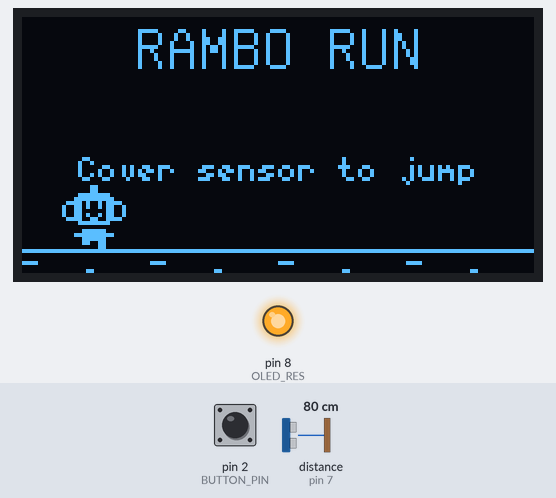
Bench run of a sketch on a simulated Arduino Uno, built with avr-gcc and run on an emulated ATmega328P. Parts: 128×64 one-colour display, output pins drawn as LEDs (lit = HIGH). The inputs (shaded band) are chosen by the test bench; at power-on: pin 2 (BUTTON_PIN) HIGH, distance to the obstacle (sensor on pin 7) 80 cm. The echo pulse lasts 58.3 µs per cm; random numbers use the default seed unless the sketch sets one; EEPROM starts erased; pins used as bus, display or sensor lines are not drawn.

Above: at 1.2 s.
1.3 s: pin 2 (BUTTON_PIN) pulled LOW for 0.15 s
At 1.65 s:
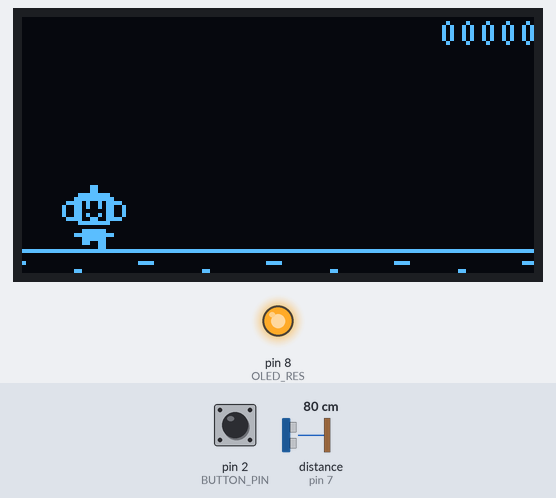
2.0 s: distance to the obstacle (sensor on pin 7) set to 2 cm
At 2.15 s:
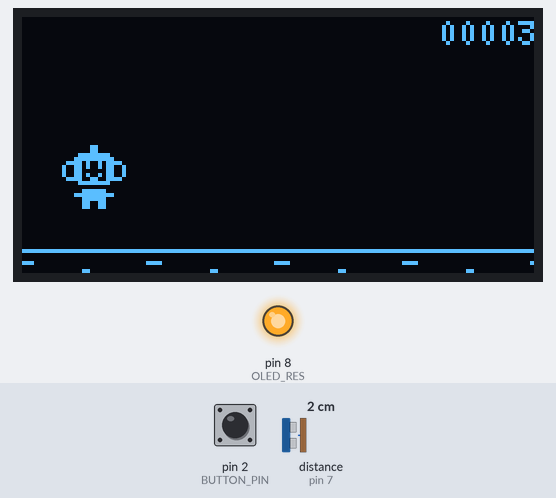
3.9 s: distance to the obstacle (sensor on pin 7) set to 18 cm
At 4.7 s:
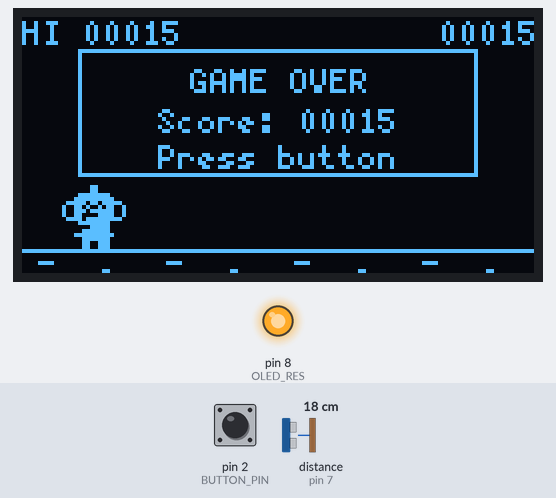
5.8 s: pin 2 (BUTTON_PIN) pulled LOW for 1 s
At 7.4 s:
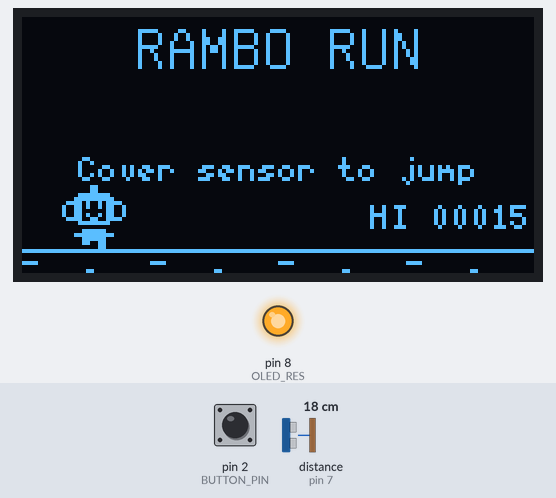
9.1 s: pin 2 (BUTTON_PIN) pulled LOW for 0.15 s
At 9.68 s:
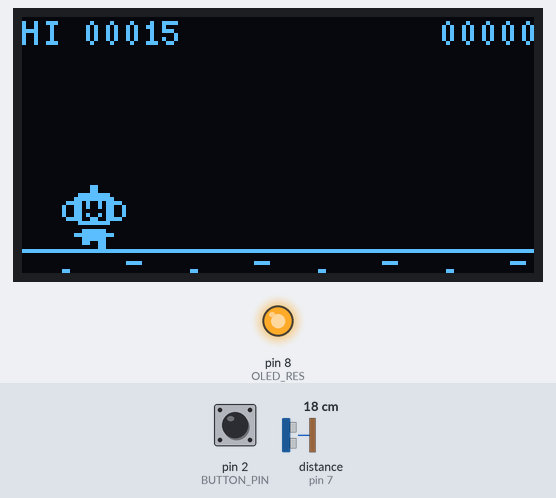
9.8 s: distance to the obstacle (sensor on pin 7) set to 2 cm
At 10.11 s:
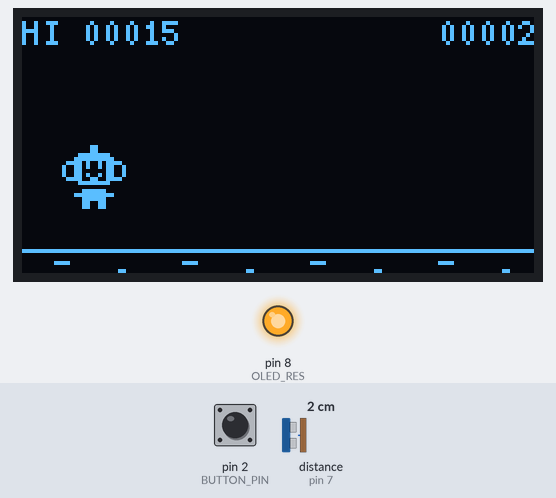
Timing chart, 0 to 12.8 s (numbered marks = the images above; inputs shaded):
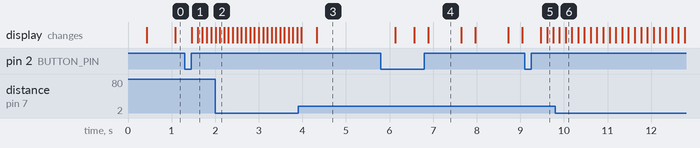

Measured:
- after the input at 5.8 s, the display: changes after 0.34 s (image 4)
- what the display in image 4 shows lasts 0.7 s, from 6.9 s to 7.6 s

The sketch:

rambo_run.ino
```cpp
/*
  Rambo Run for Arduino Uno R3
  Display: Keyestudio 1.3" 128x64 OLED (SH1106) using the U8glib library

  Wiring:
    OLED (SPI)  GND -> GND    VCC -> 5V
                CLK -> D13    MOSI -> D11
                RES -> D8     DC -> D9      CS -> D10
    HC-SR04     VCC -> 5V     GND -> GND
                Trig -> D6    Echo -> D7
    Button      one leg -> D2, diagonal leg -> GND

  Library (Library Manager): U8glib by oliver

  How to play:
    Title screen: press the button to start.
    Cover the ultrasonic sensor with your hand to make Rambo jump.
    After you crash: press the button to go back to the title screen,
    then press it again to start a new run.
    The high score is saved, so it survives power off.
*/

#include "U8glib.h"
#include <EEPROM.h>

// ---------- Pins ----------
#define OLED_RES   8
#define OLED_DC    9
#define OLED_CS    10
// CLK = D13 and MOSI = D11 are used by U8glib directly.
const uint8_t TRIG_PIN   = 6;
const uint8_t ECHO_PIN   = 7;
const uint8_t BUTTON_PIN = 2;

// ---------- Display ----------
// 0 = software SPI, exactly as in the Keyestudio sample (always works, slower)
// 1 = hardware SPI (faster, smoother game). If it does not compile or the
//     screen stays blank, set this back to 0.
#define USE_HW_SPI 0

#if USE_HW_SPI
U8GLIB_SH1106_128X64 u8g(OLED_CS, OLED_DC);
#else
U8GLIB_SH1106_128X64 u8g(13, 11, OLED_CS, OLED_DC);  // SCK, MOSI, CS, A0(DC)
#endif

const int SCREEN_W = 128;
const int SCREEN_H = 64;

// ---------- Tuning ----------
// Set to 1 to print sensor distance (cm) to the Serial Monitor at 115200 baud.
// -1 means no echo was received. Useful for finding a good COVER_DISTANCE_CM.
// If jumps fail when your hand is very close (under about 2 cm), check here.
#define DEBUG_DISTANCE 0

const int COVER_DISTANCE_CM = 10;            // closer than this counts as "covered"
const unsigned long ECHO_TIMEOUT_US = 6000;  // about 100 cm max range
const unsigned long FRAME_MS = 33;           // target frame time
const float MAX_DT = 2.0;                    // cap on catch-up when frames are slow
const unsigned long DEBOUNCE_MS = 40;
const unsigned long DEAD_LOCKOUT_MS = 800;   // ignore button briefly after crashing

const int GROUND_Y = 58;
const int RAMBO_X = 10;
const int RAMBO_W = 16;
const int RAMBO_H = 16;
const float RAMBO_GROUND_Y = GROUND_Y - RAMBO_H;
const float JUMP_VELOCITY = -5.5;
const float GRAVITY = 0.55;

const float START_SPEED = 3.0;
const float MAX_SPEED = 6.0;
const float SPEED_PER_POINT = 0.008;
const float SCORE_PER_PIXEL = 0.1;

const int MIN_GAP_BASE = 50;
const int GAP_PER_SPEED = 14;
const int GAP_RANDOM = 70;

// Cactus size (used for both drawing and hitboxes)
const int CACTUS_W = 7;        // width of one cactus
const int CACTUS_SPACING = 8;  // distance between cacti in a group of two

// High score storage
const int HI_SCORE_ADDR = 0;   // EEPROM address (2 bytes)

// ---------- Rambo sprites (16x16, 1 bit per pixel) ----------
const uint8_t RAMBO_RUN1[] PROGMEM = {
  0x01, 0x80, 0x01, 0x80, 0x0F, 0xF0, 0x1F, 0xF8,
  0x7A, 0x5E, 0x9A, 0x59, 0x98, 0x19, 0x9A, 0x59,
  0x79, 0x9E, 0x0F, 0xF0, 0x00, 0x00, 0x07, 0xE0,
  0x1F, 0xF8, 0x07, 0xE0, 0x06, 0x60, 0x06, 0x00
};

const uint8_t RAMBO_RUN2[] PROGMEM = {
  0x01, 0x80, 0x01, 0x80, 0x0F, 0xF0, 0x1F, 0xF8,
  0x7A, 0x5E, 0x9A, 0x59, 0x98, 0x19, 0x9A, 0x59,
  0x79, 0x9E, 0x0F, 0xF0, 0x00, 0x00, 0x07, 0xE0,
  0x1F, 0xF8, 0x07, 0xE0, 0x06, 0x60, 0x00, 0x60
};

const uint8_t RAMBO_AIR[] PROGMEM = {
  0x01, 0x80, 0x01, 0x80, 0x0F, 0xF0, 0x1F, 0xF8,
  0x7A, 0x5E, 0x9A, 0x59, 0x98, 0x19, 0x9A, 0x59,
  0x79, 0x9E, 0x0F, 0xF0, 0x00, 0x00, 0x07, 0xE0,
  0x1F, 0xF8, 0x07, 0xE0, 0x06, 0x60, 0x06, 0x60
};

const uint8_t RAMBO_DEAD[] PROGMEM = {
  0x01, 0x80, 0x01, 0x80, 0x0F, 0xF0, 0x1F, 0xF8,
  0x7D, 0xBE, 0x9A, 0x59, 0x9D, 0xB9, 0x98, 0x19,
  0x7B, 0xDE, 0x0F, 0xF0, 0x00, 0x00, 0x07, 0xE0,
  0x1F, 0xF8, 0x07, 0xE0, 0x06, 0x60, 0x06, 0x60
};

// ---------- Game state ----------
enum GameState { STATE_TITLE, STATE_PLAYING, STATE_DEAD };
GameState state = STATE_TITLE;

struct Obstacle {
  float x;
  uint8_t h;
  uint8_t n;
  bool active;
};

const uint8_t MAX_OBSTACLES = 3;
Obstacle obstacles[MAX_OBSTACLES];

float ramboY = RAMBO_GROUND_Y;
float ramboVy = 0;
float speedPx = START_SPEED;
float scoreF = 0;
float groundScroll = 0;
float spawnCountdown = 40;
float runPhase = 0;
unsigned int hiScore = 0;
bool blinkOn = true;

unsigned long lastFrame = 0;
unsigned long deathTime = 0;

// ---------- Button (interrupt based, so short presses are never missed) ----------
volatile bool buttonFlag = false;
volatile unsigned long lastButtonIrq = 0;

void onButtonPress() {
  unsigned long now = millis();
  if (now - lastButtonIrq > DEBOUNCE_MS) {
    buttonFlag = true;
    lastButtonIrq = now;
  }
}

bool buttonJustPressed() {
  if (!buttonFlag) return false;
  noInterrupts();
  buttonFlag = false;
  interrupts();
  return true;
}

// ---------- Helpers ----------
int obstacleWidth(uint8_t n) {
  return CACTUS_W + CACTUS_SPACING * (n - 1);
}

unsigned int currentScore() {
  return (unsigned int)scoreF;
}

// Returns true when something is very close to the sensor.
bool sensorCovered() {
  digitalWrite(TRIG_PIN, LOW);
  delayMicroseconds(2);
  digitalWrite(TRIG_PIN, HIGH);
  delayMicroseconds(10);
  digitalWrite(TRIG_PIN, LOW);

  unsigned long duration = pulseIn(ECHO_PIN, HIGH, ECHO_TIMEOUT_US);
  int cm = (duration == 0) ? -1 : (int)(duration / 58);

#if DEBUG_DISTANCE
  Serial.println(cm);
#endif

  return (cm >= 0 && cm <= COVER_DISTANCE_CM);
}

// ---------- Drawing (U8glib) ----------
// U8glib uses unsigned 8 bit coordinates, so everything is clipped here
// before it is handed to the library.
void box(int x, int y, int w, int h) {
  if (x < 0) { w += x; x = 0; }
  if (x + w > SCREEN_W) w = SCREEN_W - x;
  if (y < 0) { h += y; y = 0; }
  if (y + h > SCREEN_H) h = SCREEN_H - y;
  if (w <= 0 || h <= 0) return;
  u8g.drawBox(x, y, w, h);
}

void useFont(const u8g_fntpgm_uint8_t *font) {
  u8g.setFont(font);
  u8g.setFontPosTop();  // text y coordinate = top of the text
}

void drawCentered(int y, const char* s) {
  int w = u8g.getStrWidth(s);
  u8g.drawStr((SCREEN_W - w) / 2, y, s);
}

void drawRambo(int x, int y, bool airborne, bool dead) {
  const uint8_t *sprite;
  if (dead) sprite = RAMBO_DEAD;
  else if (airborne) sprite = RAMBO_AIR;
  else if (((int)runPhase / 3) % 2) sprite = RAMBO_RUN1;
  else sprite = RAMBO_RUN2;

  u8g.setColorIndex(1);
  u8g.drawBitmapP(x, y, 2, RAMBO_H, sprite);  // 2 bytes per row = 16 pixels wide
}

void drawCactus(int x, int h, int n) {
  u8g.setColorIndex(1);
  int top = GROUND_Y - h;
  for (int i = 0; i < n; i++) {
    int ux = x + i * CACTUS_SPACING;
    box(ux + 2, top, 3, h);            // trunk
    int r = top + h / 2;
    box(ux, r, 3, 2);                  // left arm
    box(ux, r - 3, 2, 5);
    if (h >= 14) {
      int r2 = top + h / 2 - 2;
      box(ux + 4, r2, 3, 2);           // right arm
      box(ux + 5, r2 - 3, 2, 5);
    }
  }
}

void drawGround() {
  u8g.setColorIndex(1);
  box(0, GROUND_Y, SCREEN_W, 1);
  int off = (int)groundScroll % 32;
  for (int i = 0; i < SCREEN_W + 32; i += 32) {
    int x1 = i - off;
    box(x1, 61, 4, 1);
    box(x1 + 16, 63, 2, 1);
  }
}

void drawHud() {
  char buf[12];
  u8g.setColorIndex(1);
  useFont(u8g_font_5x7);

  snprintf(buf, sizeof(buf), "%05u", currentScore());
  u8g.drawStr(SCREEN_W - u8g.getStrWidth(buf), 0, buf);

  if (hiScore > 0) {
    snprintf(buf, sizeof(buf), "HI %05u", hiScore);
    u8g.drawStr(0, 0, buf);
  }
}

void drawScene(bool dead) {
  drawGround();
  for (uint8_t i = 0; i < MAX_OBSTACLES; i++) {
    if (obstacles[i].active) {
      drawCactus((int)obstacles[i].x, obstacles[i].h, obstacles[i].n);
    }
  }
  drawRambo(RAMBO_X, (int)ramboY, ramboY < RAMBO_GROUND_Y, dead);
  drawHud();
}

void drawTitle() {
  u8g.setColorIndex(1);
  useFont(u8g_font_unifont);
  drawCentered(2, "RAMBO RUN");

  useFont(u8g_font_5x7);
  if (blinkOn) drawCentered(24, "Press button to start");
  drawCentered(34, "Cover sensor to jump");

  drawGround();
  drawRambo(RAMBO_X, (int)RAMBO_GROUND_Y, false, false);

  if (hiScore > 0) {
    char buf[12];
    useFont(u8g_font_5x7);
    snprintf(buf, sizeof(buf), "HI %05u", hiScore);
    u8g.drawStr(SCREEN_W - u8g.getStrWidth(buf) - 2, 46, buf);
  }
}

void drawGameOver() {
  drawScene(true);

  u8g.setColorIndex(0);
  u8g.drawBox(14, 8, 100, 32);
  u8g.setColorIndex(1);
  u8g.drawFrame(14, 8, 100, 32);

  char buf[16];
  useFont(u8g_font_5x7);
  drawCentered(12, "GAME OVER");
  snprintf(buf, sizeof(buf), "Score: %05u", currentScore());
  drawCentered(22, buf);
  drawCentered(31, "Press button");
}

// U8glib draws in pages: the draw code runs once per page, so it must not
// change any game state. Everything it needs is prepared before firstPage().
void renderFrame() {
  blinkOn = ((millis() / 500) % 2) == 0;
  u8g.firstPage();
  do {
    u8g.setColorIndex(1);
    if (state == STATE_TITLE) drawTitle();
    else if (state == STATE_PLAYING) drawScene(false);
    else drawGameOver();
  } while (u8g.nextPage());
}

// ---------- Game logic ----------
void resetGame() {
  ramboY = RAMBO_GROUND_Y;
  ramboVy = 0;
  speedPx = START_SPEED;
  scoreF = 0;
  groundScroll = 0;
  spawnCountdown = 40;
  runPhase = 0;
  for (uint8_t i = 0; i < MAX_OBSTACLES; i++) {
    obstacles[i].active = false;
  }
}

void startGame() {
  randomSeed(micros());
  resetGame();
  lastFrame = millis();
  state = STATE_PLAYING;
}

void spawnObstacle() {
  for (uint8_t i = 0; i < MAX_OBSTACLES; i++) {
    if (!obstacles[i].active) {
      uint8_t type = random(3);
      obstacles[i].active = true;
      obstacles[i].x = SCREEN_W;
      obstacles[i].h = (type == 1) ? 16 : 10;
      obstacles[i].n = (type == 2) ? 2 : 1;

      float gap = MIN_GAP_BASE + speedPx * GAP_PER_SPEED + random(0, GAP_RANDOM);
      spawnCountdown = obstacleWidth(obstacles[i].n) + gap;
      return;
    }
  }
  spawnCountdown = 10;  // no free slot, try again soon
}

bool hitsObstacle() {
  // Hitbox covers Rambo's head, body and feet (not the horns or antenna)
  int rx = RAMBO_X + 3;
  int rw = RAMBO_W - 6;
  int ry = (int)ramboY + 2;
  int rh = RAMBO_H - 2;

  for (uint8_t i = 0; i < MAX_OBSTACLES; i++) {
    if (!obstacles[i].active) continue;
    int ox = (int)obstacles[i].x + 1;
    int ow = obstacleWidth(obstacles[i].n) - 2;
    int oy = GROUND_Y - obstacles[i].h;
    int oh = obstacles[i].h;

    if (rx < ox + ow && rx + rw > ox && ry < oy + oh && ry + rh > oy) {
      return true;
    }
  }
  return false;
}

// dt is the elapsed time in "frames" (1.0 = one 33 ms frame), so the game
// runs at the same speed even if the display makes frames take longer.
void updateGame(float dt) {
  // Jump input: covering the sensor while standing on the ground
  bool covered = sensorCovered();
  bool onGround = (ramboY >= RAMBO_GROUND_Y);
  if (covered && onGround) {
    ramboVy = JUMP_VELOCITY;
  }

  // Rambo physics in fixed steps of at most 1.0, so jump height stays the
  // same no matter how long a frame took
  float t = dt;
  while (t > 0) {
    float h = (t > 1.0) ? 1.0 : t;
    ramboVy += GRAVITY * h;
    ramboY += ramboVy * h;
    if (ramboY >= RAMBO_GROUND_Y) {
      ramboY = RAMBO_GROUND_Y;
      ramboVy = 0;
    }
    t -= h;
  }

  // Speed, score, scrolling
  speedPx = START_SPEED + scoreF * SPEED_PER_POINT;
  if (speedPx > MAX_SPEED) speedPx = MAX_SPEED;
  float step = speedPx * dt;
  scoreF += step * SCORE_PER_PIXEL;
  groundScroll += step;
  if (groundScroll >= 32.0) groundScroll -= 32.0;
  runPhase += dt;
  if (runPhase > 600.0) runPhase -= 600.0;

  // Obstacles
  for (uint8_t i = 0; i < MAX_OBSTACLES; i++) {
    if (!obstacles[i].active) continue;
    obstacles[i].x -= step;
    if (obstacles[i].x + obstacleWidth(obstacles[i].n) < 0) {
      obstacles[i].active = false;
    }
  }
  spawnCountdown -= step;
  if (spawnCountdown <= 0) spawnObstacle();

  // Collision
  if (hitsObstacle()) {
    if (currentScore() > hiScore) {
      hiScore = currentScore();
      EEPROM.put(HI_SCORE_ADDR, hiScore);  // only written on a new high score
    }
    deathTime = millis();
    state = STATE_DEAD;
  }
}

// ---------- Arduino entry points ----------
void setup() {
  pinMode(TRIG_PIN, OUTPUT);
  pinMode(ECHO_PIN, INPUT);
  pinMode(BUTTON_PIN, INPUT_PULLUP);
  digitalWrite(TRIG_PIN, LOW);
  attachInterrupt(digitalPinToInterrupt(BUTTON_PIN), onButtonPress, FALLING);

#if DEBUG_DISTANCE
  Serial.begin(115200);
#endif

  // Load the saved high score (a blank EEPROM reads as 0xFFFF)
  EEPROM.get(HI_SCORE_ADDR, hiScore);
  if (hiScore == 0xFFFF) hiScore = 0;

  // Reset pulse for the OLED (RES pin)
  pinMode(OLED_RES, OUTPUT);
  digitalWrite(OLED_RES, LOW);
  delay(10);
  digitalWrite(OLED_RES, HIGH);
  delay(10);

  u8g.setRot180();       // flip the screen 180 degrees
  u8g.setColorIndex(1);  // white pixels

  randomSeed(analogRead(A0));
  resetGame();
  state = STATE_TITLE;
  lastFrame = millis();
}

void loop() {
  unsigned long now = millis();

  if (buttonJustPressed()) {
    if (state == STATE_TITLE) {
      startGame();
    } else if (state == STATE_DEAD && (now - deathTime) > DEAD_LOCKOUT_MS) {
      resetGame();
      state = STATE_TITLE;
    }
  }

  if (now - lastFrame >= FRAME_MS) {
    float dt = (float)(now - lastFrame) / (float)FRAME_MS;
    if (dt > MAX_DT) dt = MAX_DT;
    lastFrame = now;

    if (state == STATE_PLAYING) {
      updateGame(dt);
      renderFrame();  // draws the game over screen if we just crashed
    } else if (state == STATE_TITLE) {
      renderFrame();
    }
    // STATE_DEAD: the game over screen is static, nothing to redraw
  }
}
```
